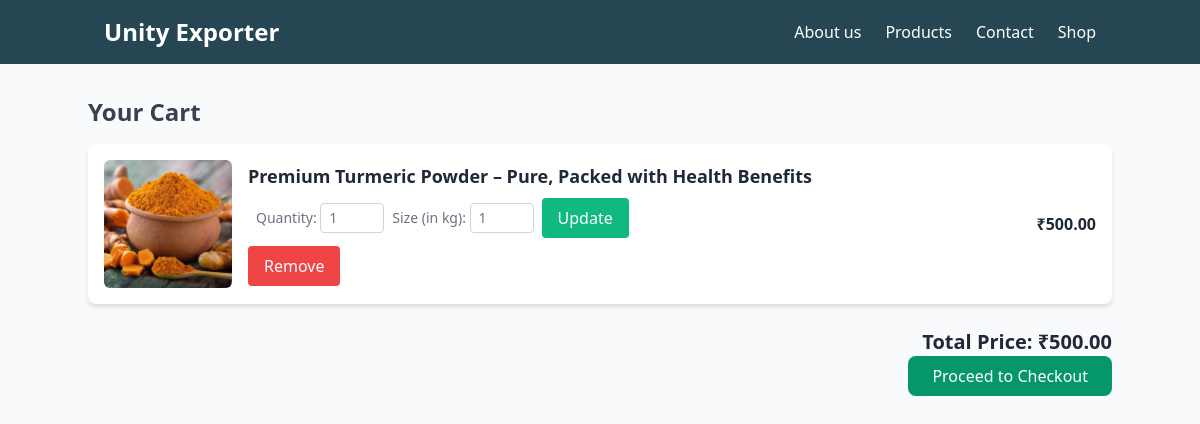
The app's page /accounts/cart/ (signed in) with its own data.
### Accounts/models.py (models this page shows, shortened)
class CartItem(models.Model):
    cart = models.ForeignKey(Cart, related_name='items', on_delete=models.CASCADE)
    item = models.ForeignKey(Item, on_delete=models.CASCADE)
    quantity = models.PositiveIntegerField(default=1)
    size_in_kg = models.PositiveIntegerField(default=1)

class Item(models.Model):
    name = models.CharField(max_length=255)
    description = models.TextField()
    category = models.CharField(max_length=50, choices=CATEGORY_CHOICES)
    price = models.DecimalField(max_digits=10, decimal_places=2)
    stock = models.CharField(max_length=20, choices=[('coming_soon', 'Coming Soon'),
                                                     ('in_stock', 'In Stock'),
                                                     ('out_of_stock', 'Out Of Stock')])
    location = models.CharField(max_length=50, choices=LOCATION_CHOICES)
    image = models.ImageField(upload_to='item_images/', blank=True, null=True)

### Accounts/views.py (the view)
# urls.py: path('cart/', views.cart_view, name='cart_view'),  # View cart
@login_required
def cart_view(request):
    cart = Cart.objects.get(user=request.user)
    cart_items = CartItem.objects.filter(cart=cart)
    total_price = sum(cart_item.item.price * cart_item.quantity for cart_item in cart_items)
    context = {
        'cart_items': cart_items,
        'total_price': total_price,
    }
    return render(request, 'shop/cart.html', context)

### Accounts/templates/shop/cart.html (shortened to what this page needs)
{% extends 'ExporterHome/base.html' %}
{% block content %}
<div class="container mx-auto py-8">
  <h2 class="text-2xl font-bold text-gray-700 mb-4">Your Cart</h2>
  {% if cart_items %}
    <div class="space-y-6">
      {% for cart_item in cart_items %}
        <div class="bg-white shadow-md p-4 rounded-lg flex items-center justify-between">
          <div class="w-32 h-32 flex-shrink-0">
            <img src="{{ cart_item.item.image.url }}" alt="{{ cart_item.item.name }}" class="w-full h-full object-cover rounded-md">
          </div>
          <div class="ml-4 flex-1">
            <h3 class="text-lg font-semibold text-gray-800">{{ cart_item.item.name }}</h3>
            <div class="flex items-center space-x-4 mt-2">
              <form method="POST" action="{% url 'update_cart' cart_item.id %}" class="flex items-center space-x-2">
                <div class="text-sm text-gray-500">
                  <label for="quantity-{{ cart_item.id }}">Quantity:</label>
                  <input id="quantity-{{ cart_item.id }}" type="number" name="quantity" value="{{ cart_item.quantity }}" min="1" class="border border-gray-300 rounded w-16 px-2 py-1">
                </div>
                <div class="text-sm text-gray-500">
                  <label for="size-{{ cart_item.id }}">Size (in kg):</label>
                  <input id="size-{{ cart_item.id }}" type="number" name="size_in_kg" value="{{ cart_item.size_in_kg }}" min="1" class="border border-gray-300 rounded w-16 px-2 py-1">
                </div>
                <button type="submit" class="bg-green-500 text-white px-4 py-2 rounded hover:bg-green-600 transition duration-200">
                  Update
                </button>
              </form>
            </div>
            <form method="POST" action="{% url 'remove_from_cart' cart_item.id %}" class="mt-2">
              <button type="submit" class="bg-red-500 text-white px-4 py-2 rounded hover:bg-red-600 transition duration-200">
                Remove
              </button>
            </form>
          </div>
          <div class="text-right">
            <p class="font-bold text-gray-800">₹{{ cart_item.item.price }}</p>
          </div>
        </div>
      {% endfor %}
    </div>
    <div class="text-right mt-6">
      <p class="font-bold text-xl">Total Price: ₹{{ total_price }}</p>
      <button class="bg-green-600 text-white py-2 px-6 rounded-lg hover:bg-green-700">Proceed to Checkout</button>
    </div>
  {% else %}
    <p class="text-gray-500">Your cart is empty. <a href="{% url 'items_view' %}" class="text-blue-500">Continue Shopping</a></p>
  {% endif %}
</div>
{% endblock %}

### records on screen
CartItem: item.image (picture), item.name "Premium Turmeric Powder – Pure, Packed with Health Benefits", quantity "1", size_in_kg "1", item.price "500.00"

### other values on screen
{{ total_price }} "500.00"
